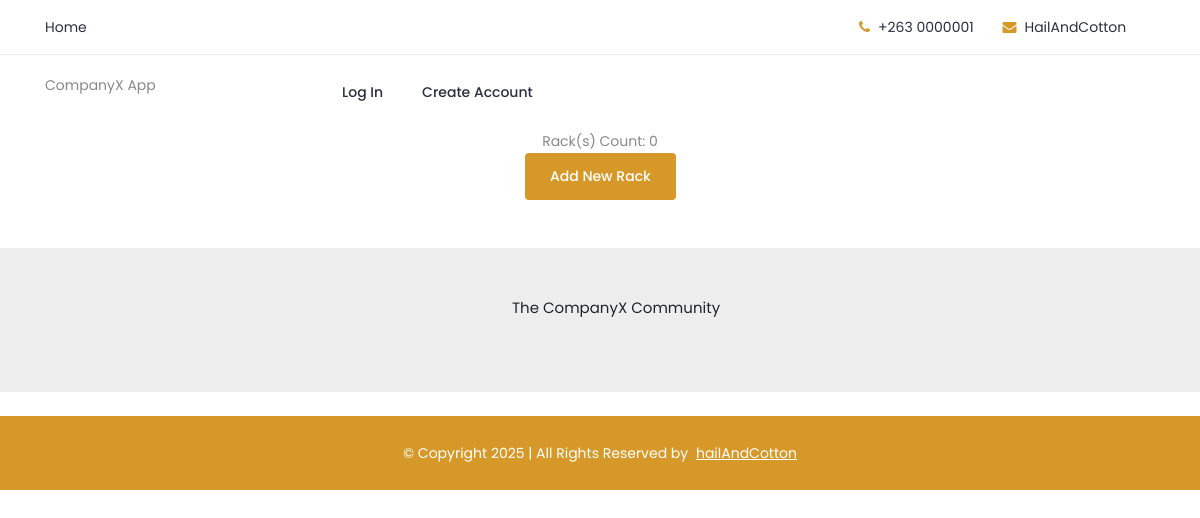
The app's page /packaging/list-rack/, older data.
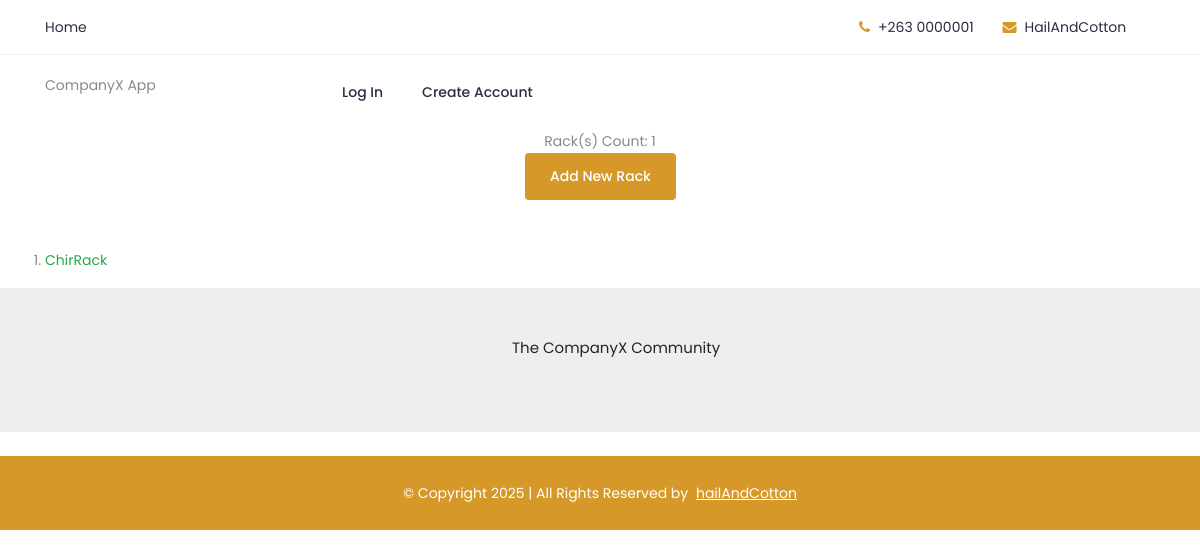
The same page, newer data.
### packaging/models.py (models this page shows)
class Rack(models.Model):
    name = models.CharField(max_length=20)
    weight_capacity = models.PositiveIntegerField(default=0)
    warehouse = models.ForeignKey(Warehouse, on_delete=models.CASCADE)

### packaging/views/rack_view.py (the view)
# urls.py: path('list-rack/', RackListView.as_view(), name='rack_list'),
class RackListView(generic.ListView):
    template_name = 'packaging/rack_list.html'
    context_object_name = 'racks'
    def get_queryset(self):
        rack = Rack.objects.all()
        return rack

### packaging/templates/packaging/rack_list.html
{%  extends 'base.html' %}
{%  block content %}
<div class="container text-center">
    Rack(s) Count: {{ racks.count }}
    <br/>
    <a class="btn btn-sm text-white" href="{% url 'packaging-service:rack_create' %}">Add New  Rack</a>
</div>
<div class="container mt-5">
    <ol>
        {% for rack in racks %}
                <li>
                    <a class="text-success" href="{% url 'packaging-service:rack_detail' rack.pk %}">{{ rack.name }}</a>
                </li>
        {%  endfor %}
    </ol>
</div>
{%  endblock %}

### templates/base.html (shortened to what this page needs)
<!DOCTYPE html>
{%  load static %}
<html lang="en">
<head>
		<link rel="stylesheet" href="{% static 'css/bootstrap.min.css' %}">
		<link rel="stylesheet" href="{% static 'css/nice-select.css' %}">
        <link rel="stylesheet" href="{% static 'css/font-awesome.min.css' %}">
        <link rel="stylesheet" href="{% static 'css/icofont.css' %}">
		<link rel="stylesheet" href="{% static 'css/slicknav.min.css' %}">
		<link rel="stylesheet" href="{% static 'css/datepicker.css' %}">
        <link rel="stylesheet" href="{% static 'css/animate.min.css' %}">
        <link rel="stylesheet" href="{% static 'css/magnific-popup.css' %}">
        <link rel="stylesheet" href="{% static 'css/normalize.css' %}">
        <link rel="stylesheet" href="{% static 'css/style.css' %}">
        <link rel="stylesheet" href="{% static 'css/responsive.css' %}">
</head>
<body>
	<header class="header" >
    {% block top_bar %}
         {%  include 'topbar.html' %}
    {% endblock %}
    {% block nav %}
        {%  include 'navbar.html' %}
    {% endblock %}
    </header>
{% block content %}
{%  endblock %}
{% block footer %}
    <footer id="footer" class="footer ">
    <pre class="text-center">
        The CompanyX Community
    </pre>
        <div class="copyright">
            <div class="container">
                <div class="row">
                    <div class="col-lg-12 col-md-12 col-12">
                        <div class="copyright-content">
                            <p>© Copyright 2025  |  All Rights Reserved by <a href="https://hailcotton.com/" target="_blank">hailAndCotton</a> </p>
                        </div>
                    </div>
                </div>
            </div>
        </div>
    </footer>
{% endblock %}
</body>
</html>

### templates/topbar.html (shortened to what this page needs)
	<div class="topbar">
		<div class="container">
			<div class="row">
				<div class="col-lg-6 col-md-5 col-12">
					<ul class="top-link">
						<li><a href="{% url 'landing_page' %}">Home</a></li>
					</ul>
				</div>
				<div class="col-lg-6 col-md-7 col-12">
					<ul class="top-contact">
						<li><i class="fa fa-phone"></i>+263 0000001</li>
						<li><i class="fa fa-envelope"></i><a href="https://hailcotton.com">HailAndCotton</a></li>
					</ul>
				</div>
			</div>
		</div>
	</div>

### templates/navbar.html (shortened to what this page needs)
<div class="header-inner">
	<div class="container">
		<div class="inner">
			<div class="row">
				<div class="col-lg-3 col-md-3 col-12">
					<div class="logo">
						<a href="{% url 'landing_page' %}">CompanyX App</a>
					</div>
				</div>
				<div class="col-lg-7 col-md-9 col-12">
					<div class="main-menu">
						<nav class="navigation">
							<ul class="nav menu">
								{% if request.user.is_authenticated %}
									<li><a href="{%  url 'password_change' %}">Change Password</a></li>
								{%  else %}
									<li><a href="{%  url 'login' %}">Log In</a></li>
									<li><a href="{% url 'user:signup' %}">Create Account</a></li>
								{%  endif %}
							</ul>
						</nav>
					</div>
				</div>
			</div>
		</div>
	</div>
</div>

### static/css/style.css (style rules this page uses)
body { font-family: 'Poppins', sans-serif; font-weight: 400; font-size:14px; color:#888; }
.header { background-color:#fff; position:relative; }
.header .topbar { background-color:#fff; border-bottom:1px solid #eee; }
.header .topbar { padding:15px 0; }
.header .top-link { float:left; }
.header .top-link li { display:inline-block; margin-right:15px; }
.header .top-link li:last-child { margin-right:0px; }
.header .top-link li a { color:#2C2D3F; font-size:14px; font-weight:400; }
.header .top-contact { float:right; }
.header .top-contact li { display:inline-block; margin-right:25px; color:#2C2D3F; }
.header .top-contact li a { font-size:14px; }
.header .top-contact li i { color:#d69929; margin-right:8px; }
.header .header-inner { background:#fff; z-index:999; width:100%; }
.header .logo { float: left; margin-top: 18px; }
.header .nav li { margin-right: 15px; float: left; position:relative; }
.header .nav li:last-child { margin:0; }
.header .nav li a { color: #2C2D3F; font-size: 14px; font-weight: 500; text-transform: capitalize; padding: 25px 12px; position: relative; display: inline-block; position:relative; }
.header .nav li a::before { position: absolute; content: ""; left: 0; bottom: 0; height: 3px; width:0%; background: #d69929; border-radius: 5px 5px 0 0; opacity:0; visibility:hidden; -webkit-transition:all 0.4s ease; -moz-transition:all 0.4s ease; transition:all 0.4s ease; }
.footer { position:relative; }
.footer .copyright { background:#d69929; padding:25px 0px 25px 0px; text-align:center; }
.footer .copyright .copyright-content p { color:#fff; }
.footer .copyright .copyright-content p a { color:#fff; font-weight:400; text-decoration:underline; display:inline-block; margin-left:4px; }

Row changes from the older to the newer data that the page shows:
added Rack: name "ChirRack"
Text that changed along with them:
{{ racks.count }}: "0" → "1"
